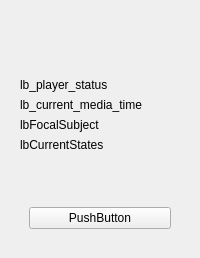
  <widget class="QWidget" name="centralwidget">
   <layout class="QHBoxLayout" name="horizontalLayout_2">
    <item>
     <layout class="QHBoxLayout" name="horizontalLayout">
      <item>
       <layout class="QVBoxLayout" name="verticalLayout_3">
        <item>
         <widget class="QWidget" name="w_logo" native="true">
          <layout class="QVBoxLayout" name="verticalLayout_8">
           <item>
            <layout class="QVBoxLayout" name="verticalLayout_6">
             <item>
              <widget class="QLabel" name="lbLogoBoris">
               <property name="text">
                <string/>
               </property>
               <property name="scaledContents">
                <bool>false</bool>
               </property>
               <property name="alignment">
                <set>Qt::AlignCenter</set>
               </property>
              </widget>
             </item>
             <item>
              <widget class="QLabel" name="lbLogoUnito">
               <property name="text">
                <string/>
               </property>
               <property name="textFormat">
                <enum>Qt::AutoText</enum>
               </property>
               <property name="alignment">
                <set>Qt::AlignCenter</set>
               </property>
               <property name="wordWrap">
                <bool>true</bool>
               </property>
              </widget>
             </item>
            </layout>
           </item>
          </layout>
         </widget>
        </item>
        <item>
         <widget class="QWidget" name="w_obs_info" native="true">
          <property name="enabled">
           <bool>true</bool>
          </property>
          <layout class="QVBoxLayout" name="verticalLayout_10">
           <item>
            <layout class="QVBoxLayout" name="verticalLayout_9">
             <item>
              <widget class="QLabel" name="lb_player_status">
               <property name="text">
                <string>lb_player_status</string>
               </property>
              </widget>
             </item>
             <item>
              <widget class="QLabel" name="lb_current_media_time">
               <property name="text">
                <string>lb_current_media_time</string>
               </property>
               <property name="wordWrap">
                <bool>true</bool>
               </property>
              </widget>
             </item>
             <item>
              <widget class="QLabel" name="lbFocalSubject">
               <property name="text">
                <string>lbFocalSubject</string>
               </property>
               <property name="wordWrap">
                <bool>true</bool>
               </property>
              </widget>
             </item>
             <item>
              <widget class="QLabel" name="lbCurrentStates">
               <property name="text">
                <string>lbCurrentStates</string>
               </property>
               <property name="wordWrap">
                <bool>true</bool>
               </property>
              </widget>
             </item>
             <item>
              <spacer name="verticalSpacer">
               <property name="orientation">
                <enum>Qt::Vertical</enum>
               </property>
               <property name="sizeHint" stdset="0">
                <size>
                 <width>20</width>
                 <height>40</height>
                </size>
               </property>
              </spacer>
             </item>
            </layout>
           </item>
           <item>
            <widget class="QWidget" name="w_live" native="true">
             <layout class="QVBoxLayout" name="verticalLayout_11">
              <item>
               <widget class="QPushButton" name="pb_live_obs">
                <property name="text">
                 <string>PushButton</string>
                </property>
               </widget>
              </item>
             </layout>
            </widget>
           </item>
          </layout>
         </widget>
        </item>
       </layout>
      </item>
     </layout>
    </item>
   </layout>
  </widget>
